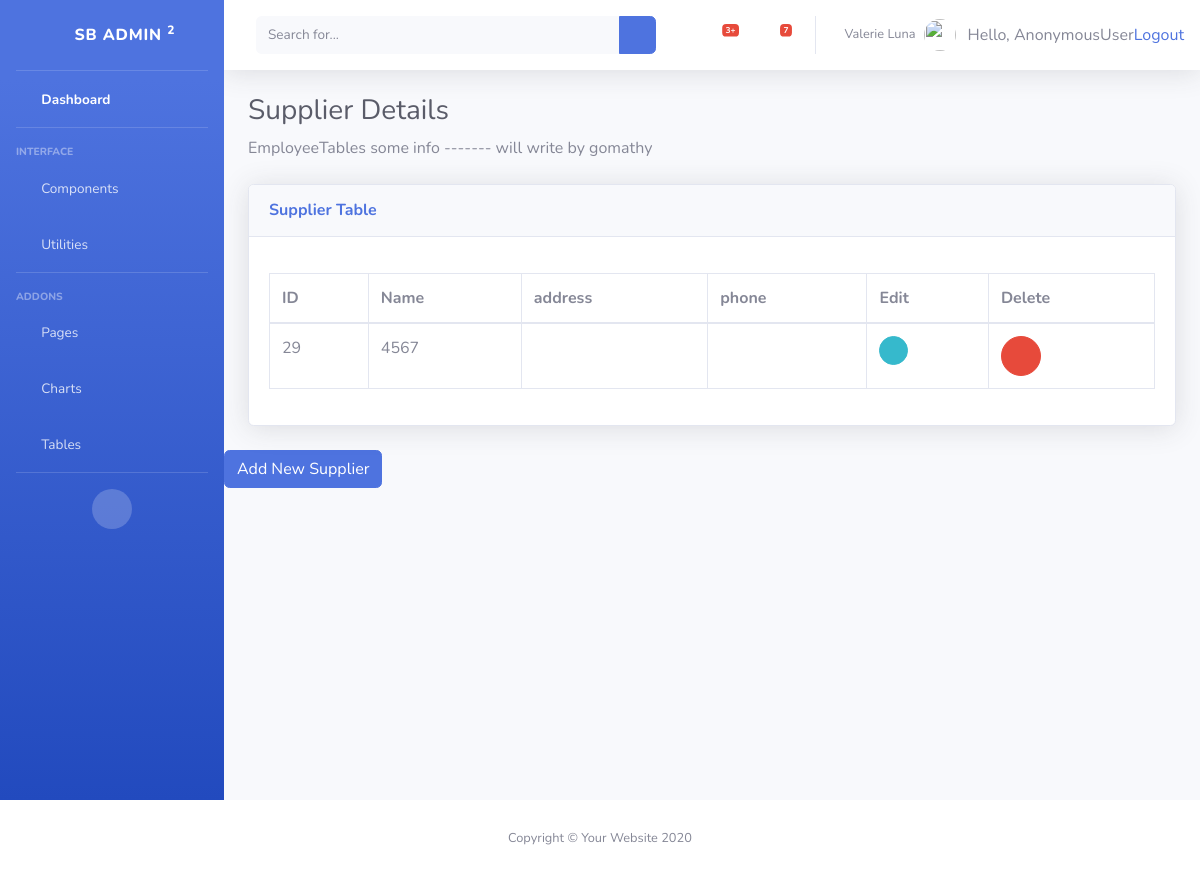
Before: /supplier/ with the older database file.
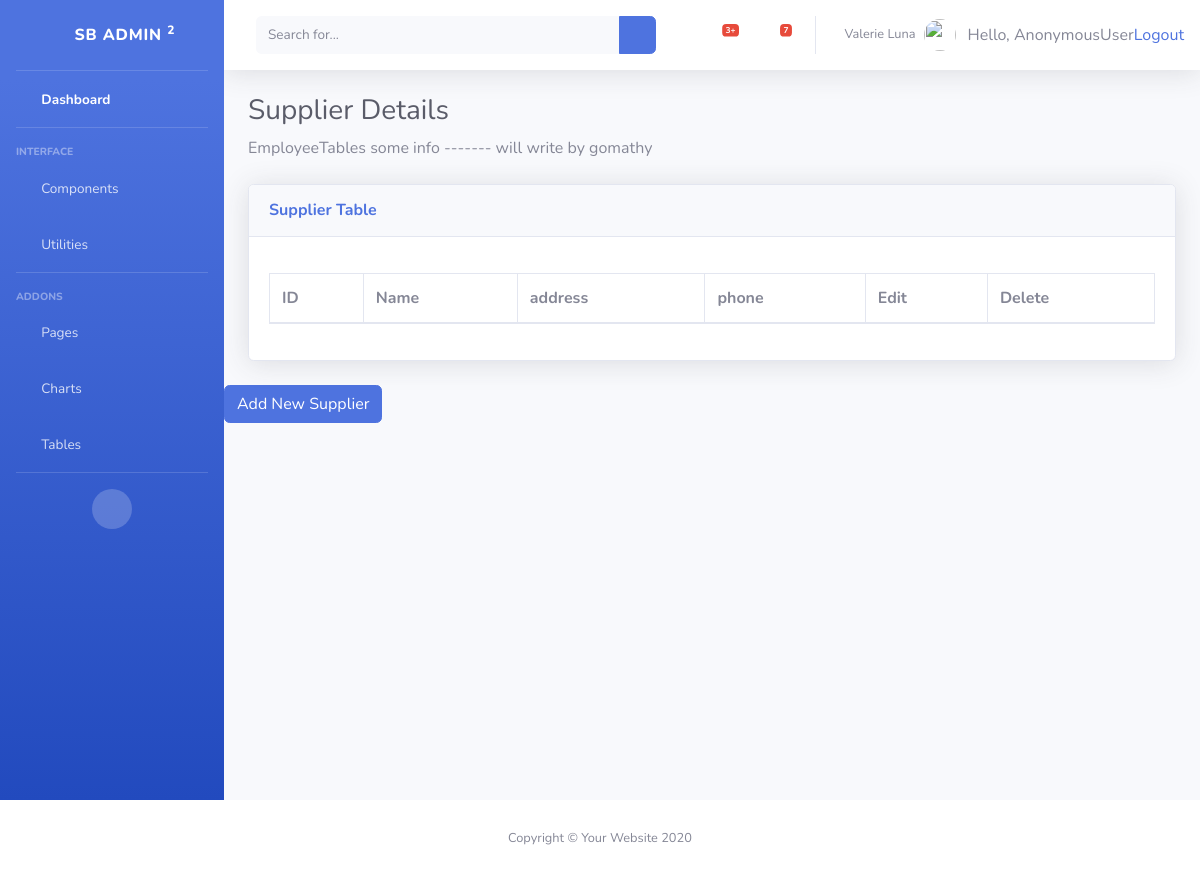
After: the same page with the newer database file.
### inventory/models.py (models this page shows, shortened)
class Supplier(models.Model):
	name 	= models.CharField("Supplier Name", max_length=30)
	address = models.CharField(verbose_name="Address of the supplier",max_length=70, default='None', blank=True)
	phone 	= models.CharField("Phone Number", max_length=11, default='0')

### inventory/views.py (the view)
# urls.py: path('supplier/',views.supplier,name='supplier'),
def supplier(request):
	Sup = Supplier.objects.all()
	return render(request, 'inventory/supplier.html', { 'Sup': Sup })

### inventory/templates/inventory/supplier.html
{% extends 'inventory/base.html' %}
{% load static %}
{% block body %}
<h1 class="h3 mb-2 text-gray-800">Supplier Details </h1>
          <p class="mb-4">EmployeeTables some info ------- will write by gomathy  </p>
          <div class="card shadow mb-4">
            <div class="card-header py-3">
              <h6 class="m-0 font-weight-bold text-primary">Supplier Table</h6>
            </div>
            <div class="card-body">
              <div class="table-responsive">
                <table class="table table-bordered" id="dataTable" width="100%" cellspacing="0">
                  <thead>
                    <tr>
                      <th>ID</th>
                      <th>Name</th>
                      <th>address</th>
                      <th>phone</th>
                      <th>Edit</th>
                      <th>Delete</th>
                    </tr>
                  </thead>
                  <tbody>
            <ul>
						{% for e in Sup %}
						<tr>
                <td> {{ e.id }} </td>
						    <td>{{ e.name }} </td>
						    <td>{{ e.address }} </td>
						    <td>{{ e.phone }} </td>
                <td>
                    <a href="{% url 'inventory:sup_edit' e.id %}" class="btn btn-info btn-circle btn-sm">
                      <i class="fas fa-info-circle"></i>
                    </a>
                </td>
                <td>
                    <a href="{% url 'inventory:delete_supplier' e.id %}"
                      class="btn btn-danger btn-circle tn-sm">
                      <i class="fas fa-trash"></i>
                    </a>
                </td>
						</tr>
						{% endfor %}
						</ul>
                  </tbody>
                </table>
              </div>
            </div>
          </div>
        </div>
        <div class="button-group">
              <a href="{% url 'inventory:add_supplier' %}" class="btn btn-primary" role="button">
              Add New Supplier </a>
        </div>
      </div>
</div>
{% endblock %}

Changed rows visible on the page:
removed Supplier: id "29", name "4567"
